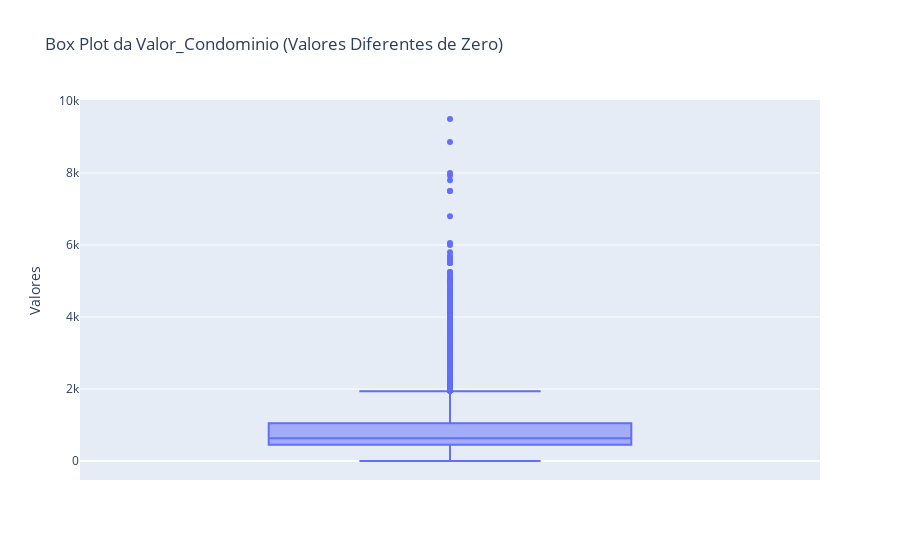

Here is the notebook cell this chart was saved with:
### Code cell
df_nao_zero = df[df['Valor_Condominio']  != 0]

fig = px.box(df_nao_zero, y='Valor_Condominio', title='Box Plot da Valor_Condominio (Valores Diferentes de Zero)', labels={'Valor_Condominio': 'Valores'})
fig.show()

### Figure 1 — Plotly figure (JSON) as saved in the notebook; plotly's stock layout.template omitted (floating-point values rounded to 4 significant figures; data arrays with more than 128 entries replaced by an {"elided": "..."} marker saying what was removed)
{"data": [{"alignmentgroup": "True", "hovertemplate": "Valores=%{y}<extra></extra>", "legendgroup": "", "marker": {"color": "#636efa"}, "name": "", "notched": false, "offsetgroup": "", "orientation": "v", "showlegend": false, "type": "box", "x0": " ", "xaxis": "x", "y": {"elided": "6565 int values"}, "y0": " ", "yaxis": "y"}], "layout": {"boxmode": "group", "legend": {"tracegroupgap": 0}, "title": {"text": "Box Plot da Valor_Condominio (Valores Diferentes de Zero)"}, "xaxis": {"anchor": "y", "domain": [0, 1]}, "yaxis": {"anchor": "x", "domain": [0, 1], "title": {"text": "Valores"}}}}
